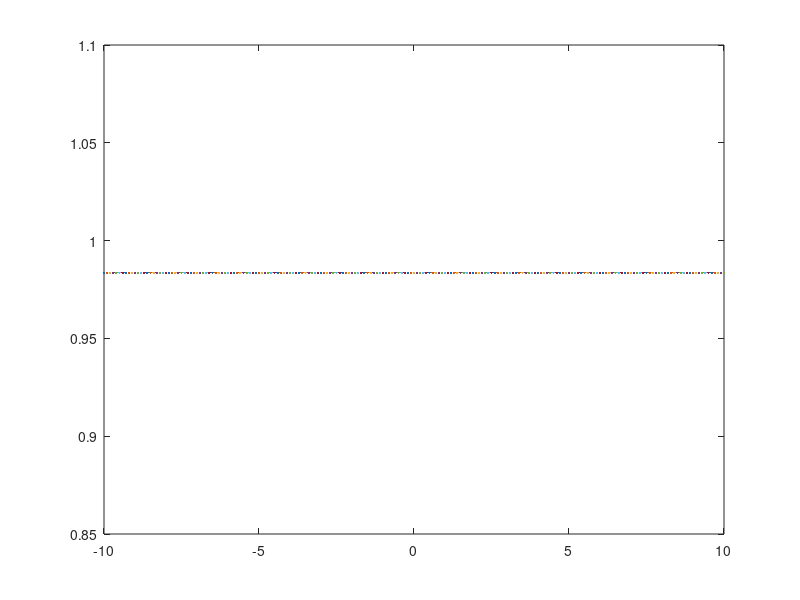

MATLAB code to generate this figure:
function myplotter
    x = -10:0.1:10;
    plot(x, (x.*x)/(1+(x.*x)));
%     hold on;
%     plot(x, 0.1*x, 'r');
%     hold on;
%     plot(x, 0.5*x, 'b');
%     hold on;
%     plot(x, 1.5*x, 'g');
end